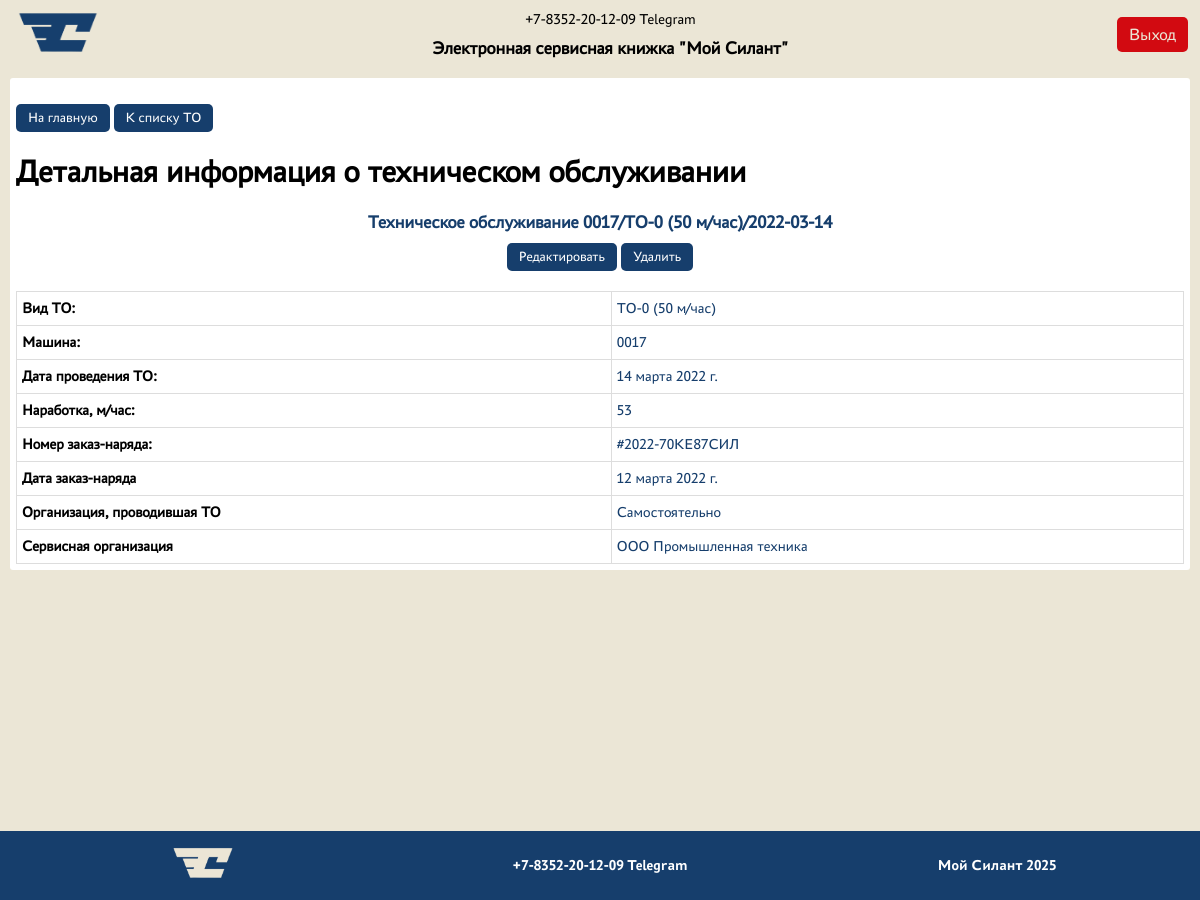
Screenshot of /maintenance/8/ (signed in) with the database file from the repository.
### silant_app/models.py (models this page shows, shortened)
class Maintenance(models.Model):
    maintenance_type = models.ForeignKey(MaintenanceType, on_delete=models.CASCADE, verbose_name="Вид ТО")
    maintenance_date = models.DateField(verbose_name="Дата проведения ТО")
    operating_time = models.IntegerField(default=0, verbose_name="Наработка, м/час")
    order_number = models.CharField(max_length=255, verbose_name="Номер заказ-наряда")
    order_date = models.DateField(verbose_name="Дата заказ-наряда")
    maintenance_organization = models.ForeignKey(MaintenanceOrganization, on_delete=models.CASCADE, verbose_name="Организация, проводившая ТО")
    machine = models.ForeignKey(Machine, on_delete=models.CASCADE, verbose_name="Машина")
    service_company = models.ForeignKey(ServiceCompany, on_delete=models.CASCADE, verbose_name="Сервисная компания")
    def __str__(self):
        return f"{self.machine.serial_number}/{self.maintenance_type.name}/{self.maintenance_date}"

class Machine(models.Model):
    serial_number = models.CharField(unique=True, max_length=255, verbose_name="Заводской № машины")
    technic_model = models.ForeignKey(TechnicModel, on_delete=models.CASCADE, verbose_name="Модель техники")
    engine_model = models.ForeignKey(EngineModel, on_delete=models.CASCADE, verbose_name="Модель двигателя")
    engine_number = models.CharField(max_length=255, verbose_name="Заводской № двигателя")
    transmission_model = models.ForeignKey(TransmissionModel, on_delete=models.CASCADE, verbose_name="Модель трансмиссии")
    transmission_number = models.CharField(max_length=255, verbose_name="Заводской № трансмиссии")
    driving_axle_model = models.ForeignKey(DrivingAxleModel, on_delete=models.CASCADE, verbose_name="Модель ведущего моста")
    driving_axle_number = models.CharField(max_length=255, verbose_name="Заводской № ведущего моста")
    steer_axle_model = models.ForeignKey(SteerAxleModel, on_delete=models.CASCADE, verbose_name="Модель управляемого моста")
    steer_axle_number = models.CharField(max_length=255, verbose_name="Заводской № управляемого моста")
    delivery_contract = models.CharField(max_length=255, verbose_name="Договор поставки (№, дата)")
    shipment_date = models.DateField(verbose_name="Дата отгрузки с завода")
    recipient = models.CharField(max_length=255, verbose_name="Грузополучатель (конечный потребитель)")
    delivery_address = models.CharField(max_length=255, verbose_name="Адрес поставки (эксплуатации)")
    configuration = models.TextField(max_length=80, default="Стандарт", verbose_name="Комплектация (доп. опции)")
    client = models.ForeignKey(Client, on_delete=models.CASCADE, verbose_name="Клиент")
    service_company = models.ForeignKey(ServiceCompany, on_delete=models.CASCADE, verbose_name="Сервисная компания")

class MaintenanceType(models.Model):
    name = models.CharField(max_length=255, verbose_name="Вид ТО")
    description = models.TextField(blank=True, verbose_name="Описание")

class MaintenanceOrganization(models.Model):
    name = models.CharField(max_length=255, verbose_name="Название")
    description = models.TextField(default="Организация, проводившая ТО", verbose_name="Описание")

class ServiceCompany(models.Model):
    name = models.CharField(max_length=255, verbose_name="Сервисная компания")
    description = models.TextField(default="Сервисная компания", verbose_name="Описание")
    user = models.OneToOneField(User, on_delete=models.CASCADE, verbose_name="Пользователь")

### silant_app/views.py (the view)
# urls.py: path('maintenance/<int:pk>/', MaintenanceDetailView.as_view(), name='maintenance-detail'),
class MaintenanceDetailView(PermissionRequiredMixin, DetailView):
    permission_required = 'silant_app.view_maintenance'
    model = Maintenance
    template_name = 'maintenance/maintenance_detail.html'
    context_object_name = 'maintenance'
    def get_queryset(self):
        queryset = super().get_queryset()
        user = self.request.user
        if user.is_superuser or user.groups.filter(name='Manager').exists():
            return queryset
        elif user.groups.filter(name='Service').exists():
            return queryset.filter(machine__service_company=user.servicecompany)
        elif user.groups.filter(name='Client').exists():
            return queryset.filter(machine__client=user.client)
        else:
            return queryset.none

### templates/maintenance/maintenance_detail.html
{% extends 'default.html' %}
{% block content %}
{% load static %}
<link rel = "stylesheet" href="{% static 'css/main_detail.css' %}">
    <div>
        <div class="container-details">
            <div class="back-cont">
                <a href="/" class="btn-back">На главную</a>
                <a href="/maintenances" class="btn-back">К списку ТО</a>
            </div>
            <h1>Детальная информация о техническом обслуживании</h1>
            <div class="details-header">
                <h2 class='details-title'>Техническое обслуживание {{ maintenance }}</h2>
                {% if perms.silant_app.delete_maintenance or perms.silant_app.change_maintenance %}
                    <div>
                        <a href="{% url 'maintenance-update' maintenance.pk%}" class="btn-details">Редактировать</a>
                        <a href="{% url 'maintenance-delete' maintenance.pk%}" class="btn-details">Удалить</a>
                    </div>
                {% endif %}
            </div>
            <table class="details-content">
                <tr class="details-row">
                    <th class="label">Вид ТО:</th>
                    <td class="value"><a href="{% url 'maintenancetype-detail' maintenance.maintenance_type.pk %}">{{ maintenance.maintenance_type.name }}</a></td>
                </tr>
                <tr class="details-row">
                    <th class="label">Машина:</th>
                    <td class="value"><a href="{% url 'machine-detail' maintenance.machine.pk %}">{{ maintenance.machine.serial_number }}</a></td>
                </tr>
                <tr class="details-row">
                    <th class="label">Дата проведения ТО:</th>
                    <td class="value">{{ maintenance.maintenance_date }}</td>
                </tr>
                <tr class="details-row">
                    <th class="label">Наработка, м/час:</th>
                    <td class="value">{{ maintenance.operating_time }}</td>
                </tr>
                <tr class="details-row">
                    <th class="label">Номер заказ-наряда:</th>
                    <td class="value">{{ maintenance.order_number }}</td>
                </tr>
                <tr class="details-row">
                    <th class="label">Дата заказ-наряда</th>
                    <td class="value">{{ maintenance.order_date }}</td>
                </tr>
                <tr class="details-row">
                    <th class="label">Организация, проводившая ТО</th>
                    <td class="value"><a href="{% url 'maintenanceorganization-detail' maintenance.maintenance_organization.pk%}">{{ maintenance.maintenance_organization.name }}</a></td>
                </tr>
                <tr class="details-row">
                    <th class="label">Сервисная организация</th>
                    <td class="value"><a href="{% url 'servicecompany-detail' maintenance.service_company.pk%}">{{ maintenance.service_company.name }}</a></td>
                </tr>
            </table>
        </div>
    </div>
{% endblock %}

### static/css/index.css (style rules this page uses)
body { background-color: #EBE6D6; margin: 0; padding: 0; padding-bottom: 100px; font-family: PT-Astra; }

### static/css/main_detail.css (style rules this page uses)
.details-header { display: flex; align-items: center; justify-content: space-between; flex-wrap: wrap; gap: 15px; }
.details-title { color: #163E6C; margin: 0; }
.back-cont { margin-top: 20px; margin-bottom: 15px; }
.btn-details, .btn-back { font-family: PT-Astra; font-size: 16px; padding: 8px 16px; background: #163E6C; border: none; border-radius: 5px; cursor: pointer; color: white; text-decoration: none; display: inline-block; text-align: center; }
.details-content { width: 100%; border-collapse: collapse; margin-top: 20px; }
.details-content th, .details-content td { padding: 8px 5px; text-align: left; border: 1px solid #ddd; }
.details-row { font-size: 18px; }
.value { color: #163E6C; }
.value a { color: #163E6C; text-decoration: none; cursor: pointer; }
@media screen and (max-width: 1600px) { .details-header { gap: 10px; } }
@media screen and (max-width: 1600px) { .details-title { font-size: 20px; } }
@media screen and (max-width: 1600px) { .btn-details, .btn-back { font-size: 15px; padding: 7px 14px; } }
@media screen and (max-width: 1600px) { .details-row { font-size: 16px; } }
@media screen and (max-width: 1400px) { .details-header { justify-content: space-around; } }
@media screen and (max-width: 1400px) { .details-title { font-size: 18px; text-align: center; flex-basis: 100%; } }
@media screen and (max-width: 1400px) { .btn-details, .btn-back { font-size: 14px; padding: 6px 12px; } }
@media screen and (max-width: 1400px) { .details-row { font-size: 15px; } }

### rows the page displays
Maintenance: machine+maintenance_type+maintenance_date "0017/ТО-0 (50 м/час)/2022-03-14", maintenance_type.name "ТО-0 (50 м/час)", machine.serial_number "0017", maintenance_date "14 марта 2022 г.", operating_time "53", order_number "#2022-70КЕ87СИЛ", order_date "12 марта 2022 г.", maintenance_organization.name "Самостоятельно", service_company.name "ООО Промышленная техника"
